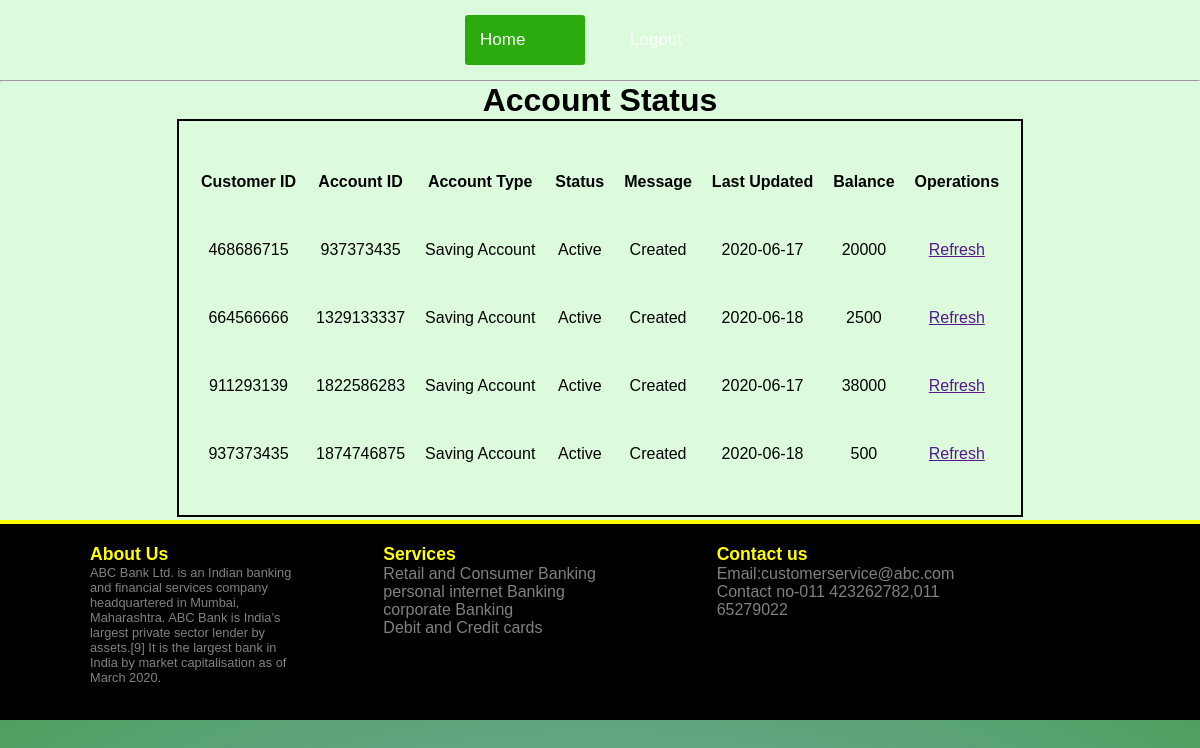
/AccountStatus, run on the app's committed database.
### bankingApp/models.py (models this page shows, shortened)
class AccountStatus(db.Model):
    __tablename__='AccountStatus'
    CustomerID = db.Column(db.Integer, primary_key=True)
    AccountID = db.Column(db.Integer,unique=True)
    AccountType = db.Column(db.String(20))
    AccStatus = db.Column(db.String(10))
    Message = db.Column(db.String(50))
    Last_Updated = db.Column(db.String(20))
    Balance = db.Column(db.Integer, nullable=False)
    CRDate = db.Column(db.String(20), nullable=False)
    CRLastDate = db.Column(db.String(20), nullable=False)
    Duration = db.Column(db.Integer)

### bankingApp/auth.py (the view)
@auth.route("/AccountStatus")
def Account_Status():
    d=AccountStatus.query.order_by(AccountStatus.AccountID).all()
    return render_template("AccountStatus.html", title='Account Status',d=d)

### bankingApp/templates/AccountStatus.html
{% extends "home.html" %}
{% block content %}
<h1>Account Status</h1>
<table style="border:2px solid black;margin-left:auto;margin-right:auto;padding:2px;border-spacing:20px 50px; ">
                <tr>
                    <th >Customer ID</th>
                    <th >Account ID</th>
                    <th >Account Type</th>
                    <th >Status</th>
                    <th >Message</th>
                    <th >Last Updated</th>
                    <th >Balance</th>
                    <th >Operations</th>
                </tr>
                {% for i in d %}
                <tr>
                    <td >{{ i.CustomerID }}</td>
                    <td>{{ i.AccountID }}</td>
                    <td>{{ i.AccountType}}</td>
                    <td>{{ i.AccStatus }}</td>
                    <td>{{ i.Message }}</td>
                    <td>{{ i.Last_Updated }}</td>
                    <td>{{ i.Balance }}</td>
                    <td><a href="">Refresh</a></td>
                </tr>
                {% endfor %}
            </table>
{% endblock %}

### bankingApp/static/styles/style1.css (style rules this page uses)
* { margin: 0; padding: 0; box-sizing: border-box; }
body { background: radial-gradient(#80adc3,#495e); background-size: cover; background-position: center; font-family: sans-serif; }

### data on the page
AccountStatus: CustomerID "468686715", AccountID "937373435", AccountType "Saving Account", AccStatus "Active", Message "Created", Last_Updated "2020-06-17", Balance "20000"
AccountStatus: CustomerID "664566666", AccountID "1329133337", AccountType "Saving Account", AccStatus "Active", Message "Created", Last_Updated "2020-06-18", Balance "2500"
AccountStatus: CustomerID "911293139", AccountID "1822586283", AccountType "Saving Account", AccStatus "Active", Message "Created", Last_Updated "2020-06-17", Balance "38000"
AccountStatus: CustomerID "937373435", AccountID "1874746875", AccountType "Saving Account", AccStatus "Active", Message "Created", Last_Updated "2020-06-18", Balance "500"
